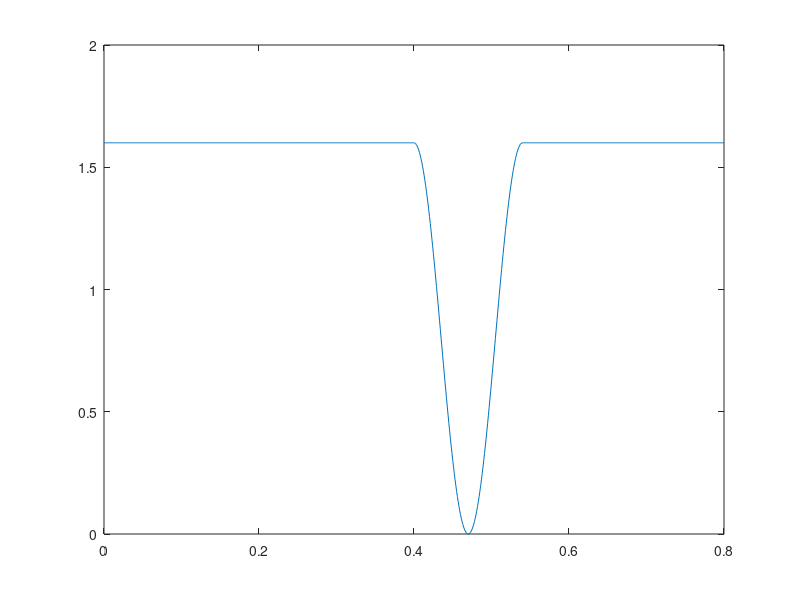

This chart was generated by the following MATLAB code:



% quick hack plot of atrial compliance changes 

C_LA = 1.6; 


center = .47; 
width  = .14; 
radius = width/2; 

bump = @(x) (abs(x - center) < radius) .* cos(pi * (x - center)/width).^2; 

t = 0:.001:.8; 

C_la_time_dep = @(x) C_LA * (1 - bump(x)); 


plot(t, C_la_time_dep(t))















